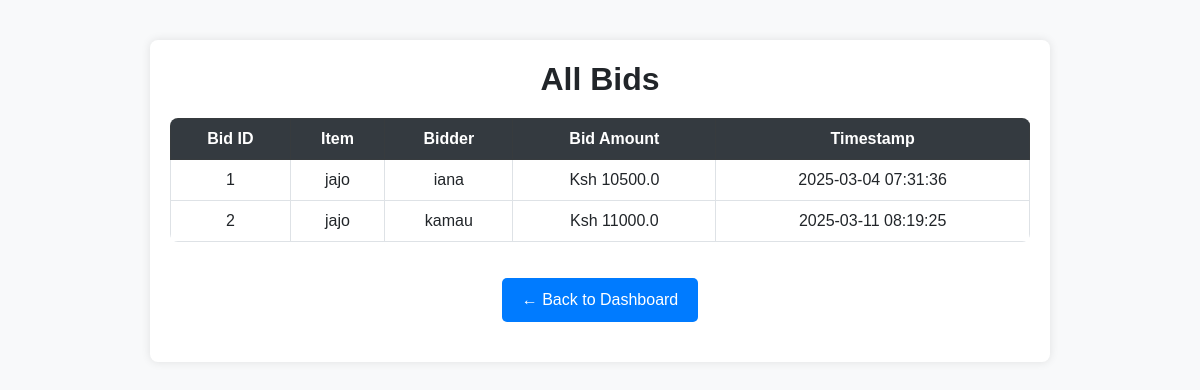
Page /admin/bids/all on the earlier database version.
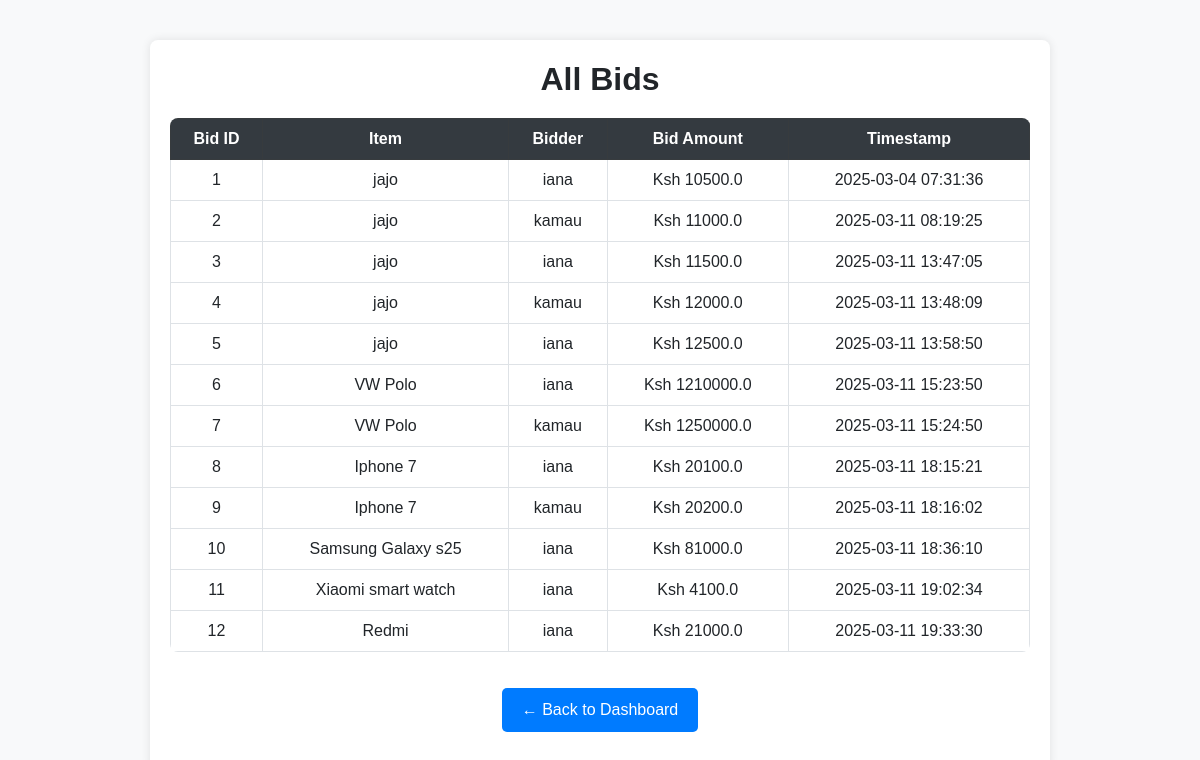
Same page on the later database version.
### models.py (models this page shows)
class Bid(db.Model):
    id = db.Column(db.Integer, primary_key=True)
    user_id = db.Column(db.Integer, db.ForeignKey('user.id'), nullable=False)
    auction_id = db.Column(db.Integer, db.ForeignKey('auction_item.id'), nullable=False)
    bid_amount = db.Column(db.Float, nullable=False)
    timestamp = db.Column(db.DateTime, default=datetime.now)
    user = db.relationship('User', backref='bids')

class AuctionItem(db.Model):
    id = db.Column(db.Integer, primary_key=True)
    title = db.Column(db.String(100), nullable=False)
    description = db.Column(db.Text, nullable=False)
    starting_price = db.Column(db.Float, nullable=False)
    image = db.Column(db.String(100), nullable=True)
    end_time = db.Column(db.DateTime(timezone=True), nullable=False, default=lambda: datetime.now(timezone.utc))
    bids = db.relationship('Bid', backref='auction_item', lazy=True)
    category = db.Column(db.String(50), nullable=False)  # New field for category
    additional_images = db.relationship('AdditionalImage', back_populates='auction_item', cascade="all, delete-orphan")
    serial_number = db.Column(db.String(50), nullable=True)
    model = db.Column(db.String(50), nullable=True)
    year_of_manufacture = db.Column(db.String(4), nullable=True)
    color = db.Column(db.String(30), nullable=True)
    primary_damage = db.Column(db.String(50), nullable=True)
    secondary_damage = db.Column(db.String(50), nullable=True)
    VIN = db.Column(db.String(17), nullable=True)
    odometer = db.Column(db.Integer, nullable=True)
    working = db.Column(db.String(10), nullable=True)  # Yes/No/Not Applicable
    sale_status = db.Column(db.String(20), default='Open')  # Open, Closed, or Sold

class User(UserMixin, db.Model):
    id = db.Column(db.Integer, primary_key=True)
    username = db.Column(db.String(50), unique=True, nullable=False)
    password = db.Column(db.String(100), nullable=False)
    is_admin = db.Column(db.Boolean, default=False)

### app.py (the view)
@app.route('/admin/bids/all')
def view_all_bids():
    bids = db.session.query(Bid, AuctionItem.title).join(User).join(AuctionItem).all()
    return render_template('view_all_bids.html', bids=bids)

### app.py (called while the page is built)
@app.context_processor
def inject_user_model():
    from models import User  # Import your User model here
    return dict(User=User)

### templates/view_all_bids.html (shortened to what this page needs)
<!DOCTYPE html>
<html lang="en">
<head>
    <link href="https://cdn.jsdelivr.net/npm/bootstrap@5.3.0/dist/css/bootstrap.min.css" rel="stylesheet">
</head>
<body>
<div class="container">
    <h2>All Bids</h2>
    <div class="table-responsive">
        <table class="table table-bordered table-hover">
            <thead class="table-dark">
                <tr>
                    <th>Bid ID</th>
                    <th>Item</th>
                    <th>Bidder</th>
                    <th>Bid Amount</th>
                    <th>Timestamp</th>
                </tr>
            </thead>
            <tbody>
                {% for bid in bids %}
                <tr>
                    <td>{{ bid.Bid.id }}</td>
                    <td>{{ bid.title }}</td>
                    <td>{{ bid.Bid.user.username }}</td>
                    <td>Ksh {{ bid.Bid.bid_amount|round(2) }}</td>
                    <td>{{ bid.Bid.timestamp.strftime('%Y-%m-%d %H:%M:%S') }}</td>
                </tr>
                {% endfor %}
            </tbody>
        </table>
    </div>
    <a href="{{ url_for('admin_bid_management') }}" class="btn-back">← Back to Dashboard</a>
</div>
</body>
</html>

Differences in the rows shown:
added Bid: Bid.id "3", title "jajo", Bid.user.username "iana", Bid.bid_amount "11500.0", Bid.timestamp "2025-03-11 13:47:05"
added Bid: Bid.id "4", title "jajo", Bid.user.username "kamau", Bid.bid_amount "12000.0", Bid.timestamp "2025-03-11 13:48:09"
added Bid: Bid.id "5", title "jajo", Bid.user.username "iana", Bid.bid_amount "12500.0", Bid.timestamp "2025-03-11 13:58:50"
added Bid: Bid.id "6", title "VW Polo", Bid.user.username "iana", Bid.bid_amount "1210000.0", Bid.timestamp "2025-03-11 15:23:50"
added Bid: Bid.id "7", title "VW Polo", Bid.user.username "kamau", Bid.bid_amount "1250000.0", Bid.timestamp "2025-03-11 15:24:50"
added Bid: Bid.id "8", title "Iphone 7", Bid.user.username "iana", Bid.bid_amount "20100.0", Bid.timestamp "2025-03-11 18:15:21"
added Bid: Bid.id "9", title "Iphone 7", Bid.user.username "kamau", Bid.bid_amount "20200.0", Bid.timestamp "2025-03-11 18:16:02"
added Bid: Bid.id "10", title "Samsung Galaxy s25", Bid.user.username "iana", Bid.bid_amount "81000.0", Bid.timestamp "2025-03-11 18:36:10"
added Bid: Bid.id "11", title "Xiaomi smart watch", Bid.user.username "iana", Bid.bid_amount "4100.0", Bid.timestamp "2025-03-11 19:02:34"
added Bid: Bid.id "12", title "Redmi", Bid.user.username "iana", Bid.bid_amount "21000.0", Bid.timestamp "2025-03-11 19:33:30"
